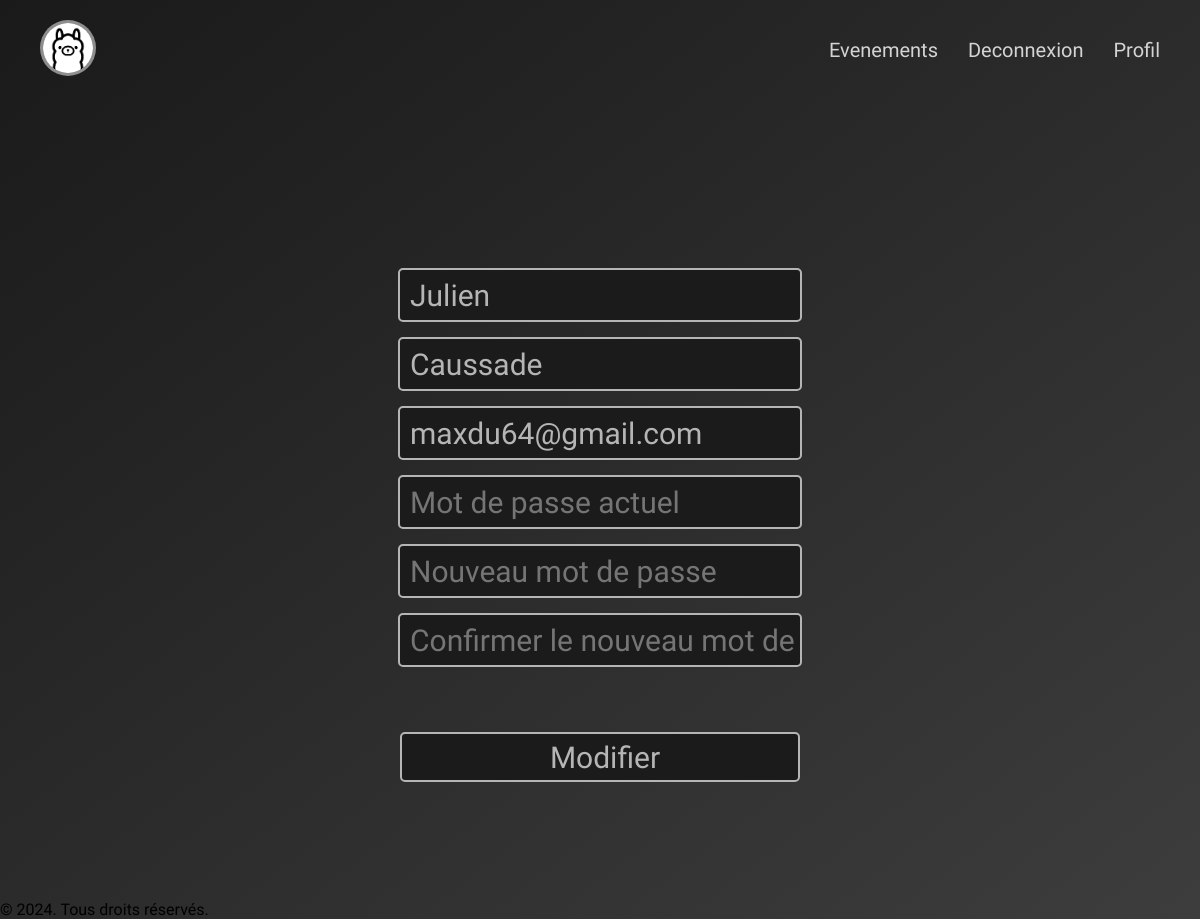
/pages/profil.php (signed in), run on the app's committed database.
### tables this page shows
CREATE TABLE `utilisateur` (
  `idUser` int NOT NULL,
  `nom` varchar(255) NOT NULL,
  `prenom` varchar(255) NOT NULL,
  `password` varchar(255) NOT NULL,
  `admin` tinyint(1) NOT NULL,
  `mail` varchar(320) NOT NULL
);

### pages/profil.php (the view, shortened to what this page needs)
<?php
require_once '../config/connexionBDD.php';
?>
<!DOCTYPE html>
<html lang="en">
<head>
    <link rel="stylesheet" href=<?= ASSETS . "css/style.css" ?>>
</head>
<body>
    <?php
    if (isset($_SESSION["user"])) {
        include '../templates/navConnected.php';
    } else {
        include '../templates/nav.php';
    }
    ?>
    <div class="formulaireContainer">
        <?php
        $req = $cnx->prepare("SELECT * FROM utilisateur WHERE idUser= :id");
        $req->execute(['id' => $_SESSION['user']['id']]);
        $user = $req->fetch();
        ?>
        <form action="../config/changementMDP.php" method="post" class="changerInfos">
            <input type="text" name="nom" id="nom" value="<?= htmlspecialchars($user["nom"]) ?>">
            <input type="text" name="prenom" id="prenom" value="<?= htmlspecialchars($user["prenom"]) ?>">
            <input type="email" name="email" id="mail" value="<?= htmlspecialchars($user["mail"]) ?>">
            <input type="password" name="oldPassword" id="oldPassword" placeholder="Mot de passe actuel">
            <input type="password" name="newPassword" id="newPassword" placeholder="Nouveau mot de passe">
            <input type="password" name="confirmedPassword" id="confirmedPassword" placeholder="Confirmer le nouveau mot de passe">
            <input type="submit" value="Modifier" name="modifier" class="modifier">
        </form>
    </div>
    <?php include '../templates/footer.php' ?>
</body>
</html>

### assets/css/style.css (style rules this page uses)
* { margin: 0; padding: 0; scrollbar-width: thin; scroll-behavior: smooth; font-family: 'Urbanist', 'sans-serif'; }
:root { --background-color: #1b1b1b; --text-color: #d4d4d4; --text-color2: #b5b5b5; --navhover: #a86666; --contourCouleurlogo: #8e8e8e; --eventContainerColor: #0b254c15; }
html { min-height: 100%; }
body { background-image: linear-gradient(to right bottom, #1a1a1a, #222222, #2b2b2b, #343434, #3d3d3d); min-height: 100vh; }
.connexion input, .changerInfos input { font-family: 'Handjet', 'sans-serif'; font-weight: 400; font-size: 30px; text-indent: 10px; width: 400px; height: 50px; }
.formulaireContainer { width: 70%; min-height: 100vh; margin: 0 auto; display: flex; justify-content: center; align-items: center; flex-direction: column; }
.changerInfos { display: flex; flex-direction: column; align-items: center; gap: 15px; margin-top: 50px; font-size: 20px; }
.modifier { margin-top: 50px; }

### data on the page
utilisateur: nom "Julien", prenom "Caussade", email "maxdu64@gmail.com"
